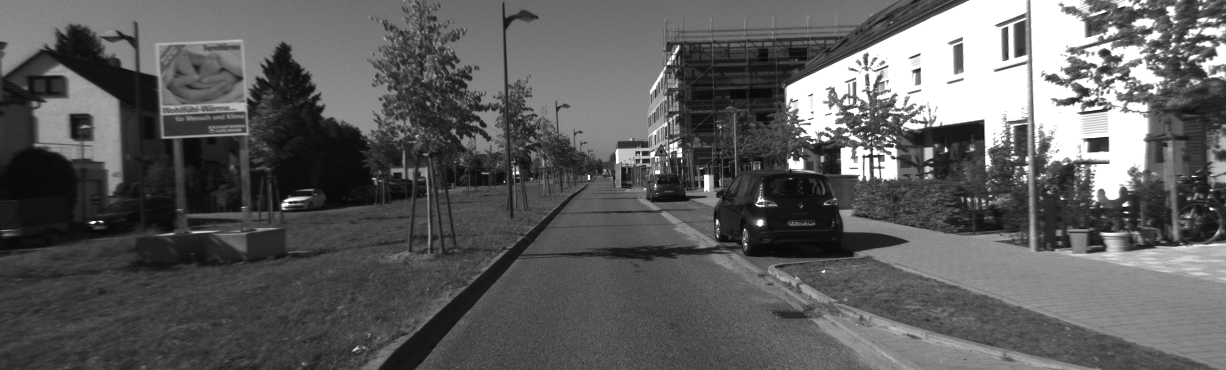
#> input picture dataset1/image_l/000000.png, 1226 x 370 px, found by its file name; its folder holds 4 pictures in this run
$ python SIFT_traectory.py
#> lines starting #> are read from the running program, lines starting #| are printed output that depends on the picture
import os
import numpy as np
import cv2
import matplotlib.pyplot as plt
from tqdm import tqdm

class VisualOdometrySIFT():
    def __init__(self, data_dir):
        self.K, self.P = self._load_calib(os.path.join(data_dir, 'calib.txt'))
        self.gt_poses = self._load_poses(os.path.join(data_dir, "poses.txt"))
        self.images = self._load_images(os.path.join(data_dir, "image_l"))
        self.sift = cv2.SIFT_create()
        self.bf = cv2.BFMatcher(cv2.NORM_L2)

    @staticmethod
    def _load_calib(filepath):
        """
        Loads the calibration of the camera
        """
        with open(filepath, 'r') as f:
            params = np.fromstring(f.readline(), dtype=np.float64, sep=' ')
            P = np.reshape(params, (3, 4))
            K = P[0:3, 0:3]
        return K, P

    @staticmethod
    def _load_poses(filepath):
        """
        Loads the GT poses
        """
        poses = []
        with open(filepath, 'r') as f:
            for line in f.readlines():
                T = np.fromstring(line, dtype=np.float64, sep=' ')
                T = T.reshape(3, 4)
                T = np.vstack((T, [0, 0, 0, 1]))  # Make it a 4x4 matrix
                poses.append(T)
        return poses

    @staticmethod
    def _load_images(filepath):

        image_paths = [os.path.join(filepath, file) for file in sorted(os.listdir(filepath))]
        return [cv2.imread(path, cv2.IMREAD_GRAYSCALE) for path in image_paths]

    def get_matches(self, i):

        kp1, des1 = self.sift.detectAndCompute(self.images[i - 1], None)
        kp2, des2 = self.sift.detectAndCompute(self.images[i], None)

        if des1 is None or des2 is None:
            raise ValueError(f"Frame {i}: Не удалось вычислить дескрипторы!")

        # Используем FLANN вместо BFMatcher
        matches = self.bf.knnMatch(des1, des2, k=2)

        # Применяем тест Lowe's Ratio
        good = []
        for m, n in matches:
            if m.distance < 0.75 * n.distance:
                good.append(m)

        q1 = np.float32([kp1[m.queryIdx].pt for m in good])
        q2 = np.float32([kp2[m.trainIdx].pt for m in good])

        return q1, q2, kp1, kp2  # Возвращаем ключевые точки тоже!qq

    def get_pose(self, q1, q2):

        h,w = self.images[0].shape
        q1_norm = q1 / [w,h]
        q2_norm = q2 / [w, h]

        E, _ = cv2.findEssentialMat(q1, q2, self.K, threshold=0.5)

        # Decompose the Essential matrix into rotation (R) and translation (t)
        retval, R, t, _ = cv2.recoverPose(E, q1, q2, self.K)
        t = t/np.linalg.norm(t)
        if not retval:
            raise ValueError("Pose recovery failed.")

        return R, t

    def compute_trajectory(self):

        trajectory = []
        gt_trajectory = []  # For storing ground truth x, z coordinates
        errors = []  # To store the errors between the ground truth and estimated trajectory

        # Initialize with the first pose
        cur_pose = np.eye(4)
        trajectory.append((cur_pose[0, 3], cur_pose[2, 3]))  # Add (x, y) position
        gt_trajectory.append((self.gt_poses[0][0, 3], self.gt_poses[0][2, 3]))  # True (x, z)

        # Iterate over the images
        for i in tqdm(range(1, len(self.images))):
            q1, q2, kp1, kp2 = self.get_matches(i)
            R, t = self.get_pose(q1, q2)

            # Update the pose (only consider 2D translation)
            cur_pose = np.dot(cur_pose, np.vstack((np.hstack((R, t)), [0, 0, 0, 1])))
            trajectory.append((cur_pose[0, 3], -cur_pose[2, 3]))  # Add (x, y) position

            # Append true x, z values
            gt_trajectory.append((self.gt_poses[i][0, 3], self.gt_poses[i][2, 3]))

            # Compute error (Euclidean distance between predicted and ground truth positions)
            estimated_position = np.array([cur_pose[0, 3], -cur_pose[2, 3]])
            gt_position = np.array([self.gt_poses[i][0, 3], self.gt_poses[i][2, 3]])
            error = np.linalg.norm(estimated_position - gt_position)  # Euclidean distance
            errors.append(error)

            # Debugging: Print errors for each frame
            print(f"Frame {i}: Error = {error:.2f} meters")

        return trajectory, gt_trajectory, errors, kp1, kp2

    def plot_trajectory(self, trajectory, gt_trajectory, errors):

        trajectory = np.array(trajectory)
        gt_trajectory = np.array(gt_trajectory)
        errors = np.array(errors)

        # Plotting the trajectories
        plt.figure(figsize=(12, 6))

        # First plot: Trajectory
        plt.subplot(1, 2, 1)
        plt.plot(trajectory[:, 0], trajectory[:, 1], label="Estimated Path")
        plt.plot(gt_trajectory[:, 0], gt_trajectory[:, 1], label="Ground Truth", linestyle="--")
        plt.title("Camera Trajectory (2D)")
        plt.xlabel("X")
        plt.ylabel("Z")
        plt.legend()
        plt.grid(True)

        # Second plot: Error
        plt.subplot(1, 2, 2)
        plt.plot(errors, label="Error (Euclidean Distance)")
        plt.title("Error between Estimated and Ground Truth")
        plt.xlabel("Frame Index")
        plt.ylabel("Error (meters)")
        plt.legend()
        plt.grid(True)

        plt.tight_layout()
        plt.show()

    def plot_keypoints(self, frame_idx, kp1, kp2):

        img = self.images[frame_idx]
        img_with_keypoints = cv2.drawKeypoints(img, kp2, None, flags=cv2.DrawMatchesFlags_DRAW_RICH_KEYPOINTS)

        plt.figure(figsize=(10, 10))
        plt.imshow(img_with_keypoints, cmap='gray')
        plt.title(f"Keypoints in Frame {frame_idx}")
        plt.show()

def main():
    data_dir = "dataset2"  # Directory containing the dataset (images, calib.txt, poses.txt)
    vo = VisualOdometrySIFT(data_dir)
#> (reads dataset1/calib.txt from the repository)
#> (reads dataset1/poses.txt from the repository)
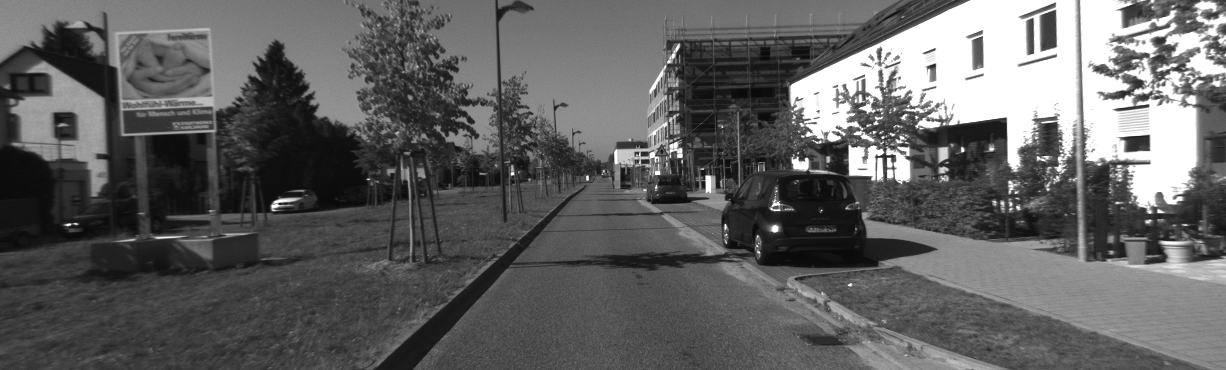
#> input picture dataset1/image_l/000001.png, 1226 x 370 px, found by its file name
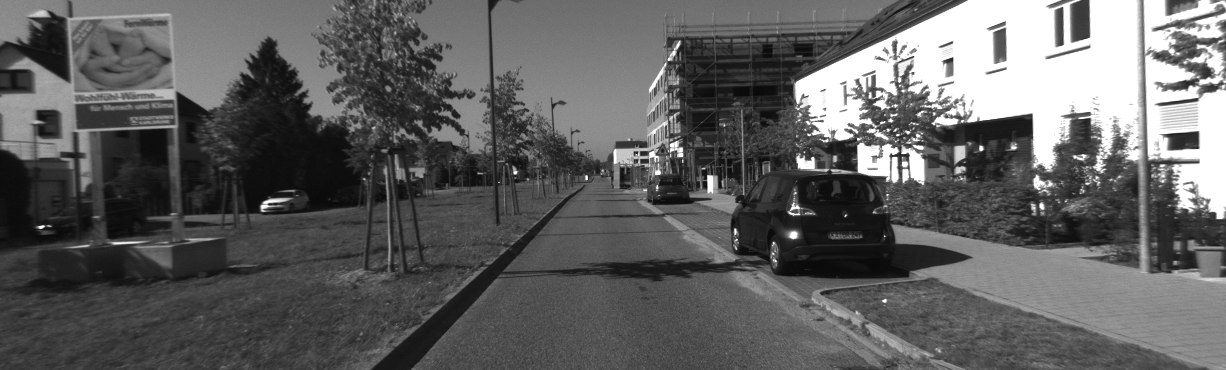
#> input picture dataset1/image_l/000002.png, 1226 x 370 px, found by its file name
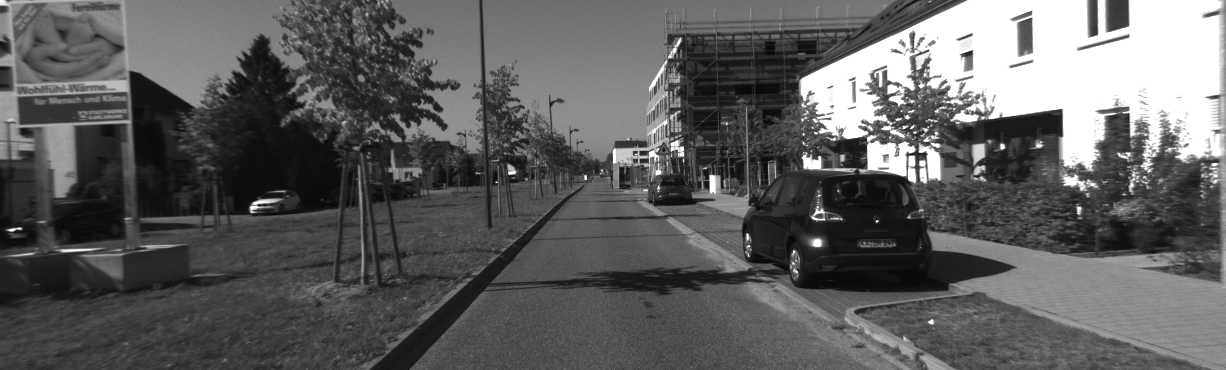
#> input picture dataset1/image_l/000003.png, 1226 x 370 px, found by its file name

    # Compute trajectory using SIFT
    trajectory, gt_trajectory, errors, kp1, kp2 = vo.compute_trajectory()
#> the loop in compute_trajectory, `for i in tqdm(range(1, len(self.images))):` made 3 passes
#> (matches in get_matches, retval in get_pose, t, estimated_position, gt_position, error) on passes 1 to 3: (3058 matches, 941, [0.0113, 0.0157, -1], [0.0113, 1], [-0.014, 1.2], 0.201), (3019 matches, 914, [0.0119, 0.0176, -1], [0.0253, 2], [-0.0279, 2.38], 0.388), (2951 matches, 915, [0.0051, 0.0174, -1], [0.0346, 3], [-0.0418, 3.58], 0.581)
#| Frame 1: Error = 0.20 meters
#| Frame 2: Error = 0.39 meters
#| Frame 3: Error = 0.58 meters
#> after the loop in compute_trajectory, `for i in tqdm(range(1, len(self.images))):`: errors = [0.201, 0.388, 0.581]; gt_trajectory = [(0, 2.22e-16), (-0.014, 1.2), (-0.0279, 2.38), (-0.0418, 3.58)]; trajectory = [(0, 0), (0.0113, 1), (0.0253, 2), (0.0346, 3)]
#> trajectory = [(0, 0), (0.0113, 1), (0.0253, 2), (0.0346, 3)]; errors = [0.201, 0.388, 0.581]; kp1 = 2951 keypoints; strongest (x, y, size): (981, 148, 3.4), (793, 235, 6.2), (41, 227, 2.8), (898, 135, 1.8); kp2 = 2979 keypoints; strongest (x, y, size): (817, 243, 6.9), (1002, 146, 3.7), (904, 127, 2.2), (915, 132, 1.9)

    # Plot the trajectory and errors
    vo.plot_trajectory(trajectory, gt_trajectory, errors)
#> in plot_trajectory, `trajectory = np.array(trajectory)`: trajectory = [[0, 0], [0.0113, 1], [0.0253, 2], [0.0346, 3]]
#> in plot_trajectory, `gt_trajectory = np.array(gt_trajectory)`: gt_trajectory = [[0, 2.22e-16], [-0.014, 1.2], [-0.0279, 2.38], [-0.0418, 3.58]]
#> in plot_trajectory, `errors = np.array(errors)`: errors = [0.201, 0.388, 0.581]
#> in plot_trajectory, `plt.show()`:
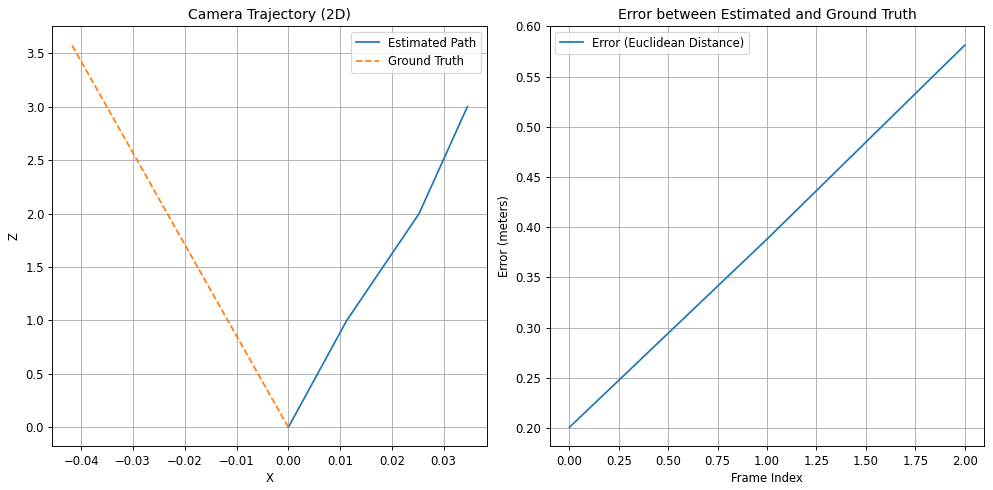
#> figure drawn by matplotlib, 2 panels

    # Find the first frame with error above threshold
    threshold = 1.0  # meters
    for i, error in enumerate(errors):
        if error > threshold:
            print(f"Error exceeds threshold at frame {i} (Error: {error:.2f} meters)")

            for i in range(1, min(5, len(trajectory))):
                print(f"Frame {i}: Estimated {trajectory[i]}, Ground Truth {gt_trajectory[i]}")

            vo.plot_keypoints(i, kp1, kp2)
            break
#> this loop made 3 passes
#> error on passes 1 to 3: 0.201, 0.388, 0.581

if __name__ == "__main__":
    main()
